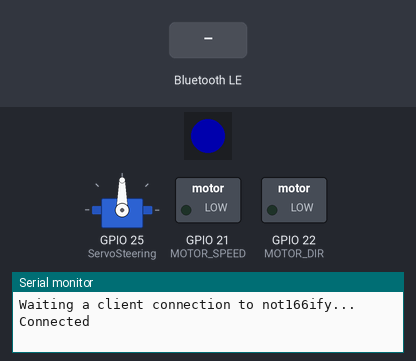
The sketch below on a simulated ESP32. On the bench: 1 RGB LEDs in strip order, left to right, servo, switched loads named in the sketch (green lamp = pin HIGH), the last lines printed to the serial monitor. The inputs (shaded band) are chosen by the test bench. Dim RGB values are drawn brighter than linear; colours are those a GRB WS2812 strip shows for the declared byte order; nothing arrives over Bluetooth unless stated; a phone connects over Bluetooth LE 3 s after start.

Above: at 3.6 s.
3.7 s: Bluetooth LE write "X" received
At 4.3 s:
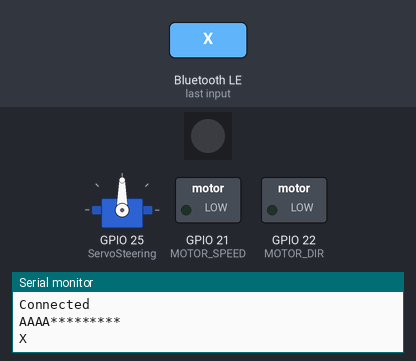
5.2 s: Bluetooth LE write "1" received
At 6.4 s:
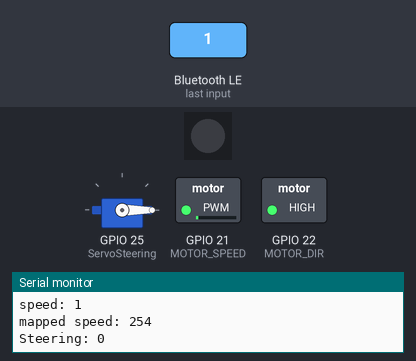
6.7 s: Bluetooth LE write "90" received
At 7.8 s:
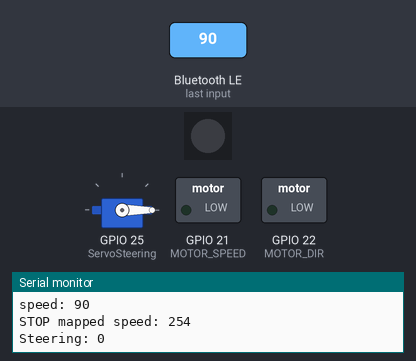
8.2 s: Bluetooth LE write "200" received
At 8.9 s:
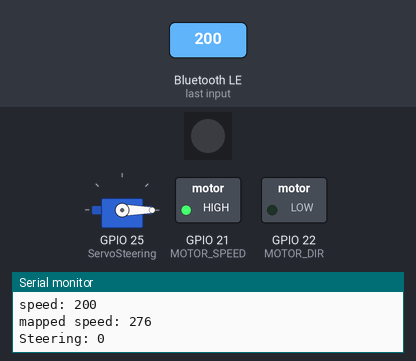
Timing chart, 0 to 10.7 s (numbered marks = the images above; inputs shaded):
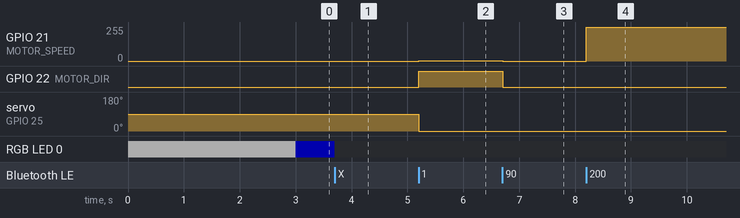

The sketch:

car-v2.ino
```cpp
#include <BLEDevice.h>
#include <BLEServer.h>
#include <BLEUtils.h>
#include <BLE2902.h>
#include <ESP32Servo.h>
#include <FastLED.h>


// How many leds in your strip?
#define NUM_LEDS 1
#define DATA_PIN 27
#define MOTOR_SPEED 21
#define MOTOR_DIR 22
CRGB leds[NUM_LEDS];

// Setting PWM properties
const int freq = 22000;
const int pwmChannel = 14;
const int resolution = 8;
int dutyCycle = 200;


Servo servo1;
Servo servo2;
// Published values for SG90 servos; adjust if needed
int minUs = 1000;
int maxUs = 2000;
//pins
int ServoSpeed = 32;
int ServoSteering = 25;
int pos = 0;      // position in degrees
ESP32PWM pwm;

//Driving global varaibles
int speed_value=0;
int mapped_speed=0;
int steering_value=90;

int counter=0;
BLECharacteristic *pCharacteristic;
bool deviceConnected = false;
uint8_t txValue = 50;

// See the following for generating UUIDs:
// https://www.uuidgenerator.net/

#define SERVICE_UUID           "6E400001-B5A3-F393-E0A9-E50E24DCCA9E" // UART service UUID
#define CHARACTERISTIC_UUID_RX "6E400002-B5A3-F393-E0A9-E50E24DCCA9E"
#define CHARACTERISTIC_UUID_TX "6E400003-B5A3-F393-E0A9-E50E24DCCA9E"

String getValue(String data, char separator, int index)
{
    int found = 0;
    int strIndex[] = { 0, -1 };
    int maxIndex = data.length() - 1;

    for (int i = 0; i <= maxIndex && found <= index; i++) {
        if (data.charAt(i) == separator || i == maxIndex) {
            found++;
            strIndex[0] = strIndex[1] + 1;
            strIndex[1] = (i == maxIndex) ? i+1 : i;
        }
    }
    return found > index ? data.substring(strIndex[0], strIndex[1]) : "";
}

class MyServerCallbacks: public BLEServerCallbacks {
    void onConnect(BLEServer* pServer) {
          Serial.println("Connected");
          leds[0] = CRGB::Blue;
          FastLED.show();
          deviceConnected = true;
    };

    void onDisconnect(BLEServer* pServer) {
      deviceConnected = false;
      leds[0] = CRGB::White;
      FastLED.show();
      delay(500); // give the bluetooth stack the chance to get things ready
      pServer->startAdvertising(); // restart advertising
      Serial.println("start advertising");

        // Start the service
      //pService->start();
      //pServer->getAdvertising()->addServiceUUID(SERVICE_UUID);
      // Start advertising
      //pServer->getAdvertising()->start();
      //Serial.println(pService->getUUID().toString().c_str());
      Serial.println("Waiting a client connection to not166ify...");

    }
};

class MyCallbacks: public BLECharacteristicCallbacks {
    void onWrite(BLECharacteristic *pCharacteristic) {
      std::string rxValue = pCharacteristic->getValue();

        Serial.println("AAAA*********");
        Serial.println(rxValue.c_str());
        if (rxValue[0]=='X')
        {
          //Settings transmition
          if (rxValue[1]=='1')
          {
            //Lights on
            leds[0] = CRGB::Blue;
            FastLED.show();
          }
          else
          {
            //Lights off
            leds[0] = CRGB::Black;
            FastLED.show();
          }
        }
        else
        {
          //Driving data transmition
          String speed_string = getValue(rxValue.c_str(), 'S', 0);
          speed_value = speed_string.toInt();
          Serial.print("speed: ");
          Serial.println(speed_value);
          //servo1.write(speed_value);
          if (speed_value>90)
          {
            //Reverse
            mapped_speed = map(speed_value, 90, 180, 160, 255);
            if (mapped_speed>125)
            {
              digitalWrite( MOTOR_DIR, LOW );
              //analogWrite( MOTOR_SPEED, mapped_speed );
              ledcWrite(pwmChannel, mapped_speed);
            }
            else
            {
              digitalWrite( MOTOR_DIR, LOW );
              ledcWrite(pwmChannel, 0);
            }
          }
          else
          {
            if (speed_value<90)
            {
              //Forward
              mapped_speed = map(speed_value, 0, 90, 255, 160);
              if (mapped_speed>125)
              {
                digitalWrite( MOTOR_DIR, HIGH );
                //analogWrite( MOTOR_SPEED, mapped_speed );
                ledcWrite(pwmChannel, 255-mapped_speed);
              }
              else
              {
                digitalWrite( MOTOR_DIR, LOW );
                ledcWrite(pwmChannel, 0);
              }
            }
            else
            {
              //If=90 -> Stop motor
              //digitalWrite( MOTOR_DIR, HIGH );
              //digitalWrite( MOTOR_SPEED, HIGH );
              digitalWrite( MOTOR_DIR, LOW );
              ledcWrite(pwmChannel, 0);
              //delay(100);
              //digitalWrite( MOTOR_SPEED, HIGH );
              Serial.print("STOP ");
            }
          }

          Serial.print("mapped speed: ");
          Serial.println(mapped_speed);

          String steering_string = getValue(rxValue.c_str(), 'S', 1);
          Serial.println(steering_string);

          int steering_int = steering_string.toInt() ;

          //maybe map steering?
          //steering_value = map(acc_int*1, -100, 100, 0, 180);

          Serial.print("Steering: ");
          Serial.println(steering_int);

          servo2.write(steering_int);
        }


    }
};


void setup() {
  Serial.begin(115200);
  pinMode(MOTOR_SPEED,OUTPUT);
  pinMode(MOTOR_DIR,OUTPUT);

  // configure LED PWM functionalitites
  ledcSetup(pwmChannel, freq, resolution);
  // attach the channel to the GPIO to be controlled
  ledcAttachPin(MOTOR_SPEED, pwmChannel);


  FastLED.addLeds<WS2812B, 27>(leds, NUM_LEDS);  // GRB ordering is assumed
  FastLED.setBrightness(50);
  leds[0] = CRGB::White;
  FastLED.show();
  // Create the BLE Device
  BLEDevice::init("PR*Honda Civic Type R*002"); // Name must not be longer than 5 chars!!!

  // Create the BLE Server
  BLEServer *pServer = BLEDevice::createServer();
  pServer->setCallbacks(new MyServerCallbacks());

  // Create the BLE Service
  BLEService *pService = pServer->createService(SERVICE_UUID);

  // Create a BLE Characteristic
  pCharacteristic = pService->createCharacteristic(
                      CHARACTERISTIC_UUID_TX,
                      BLECharacteristic::PROPERTY_NOTIFY|BLECharacteristic::PROPERTY_READ|BLECharacteristic::PROPERTY_WRITE_NR
                    );

  BLE2902 *desc = new BLE2902();
  desc->setNotifications(true);
  pCharacteristic->addDescriptor(desc);

  BLECharacteristic *pCharacteristic = pService->createCharacteristic(
                                         CHARACTERISTIC_UUID_RX,
                                         BLECharacteristic::PROPERTY_WRITE_NR
                                       );
  pCharacteristic->setReadProperty(true);
  pCharacteristic->setCallbacks(new MyCallbacks());

  // Start the service
  pService->start();
  pServer->getAdvertising()->addServiceUUID(SERVICE_UUID);
  // Start advertising
  pServer->getAdvertising()->start();
  Serial.println(pService->getUUID().toString().c_str());
  Serial.println("Waiting a client connection to not166ify...");


  //Servos
  // Allow allocation of all timers
  ESP32PWM::allocateTimer(0);
  ESP32PWM::allocateTimer(1);
  //ESP32PWM::allocateTimer(2);
  //ESP32PWM::allocateTimer(3);
  Serial.begin(115200);
  //servo1.setPeriodHertz(50);      // Standard 50hz servo
  servo2.setPeriodHertz(50);      // Standard 50hz servo
  //servo1.setPeriodHertz(50);      // Standard 50hz servo
  //servo1.attach(ServoSpeed, minUs, maxUs);
  servo2.attach(ServoSteering, minUs, maxUs);
  pwm.attachPin(27, 10000);//10khz
  //servo1.write(90);
  //Stop motor
  digitalWrite( MOTOR_DIR, LOW );
  digitalWrite( MOTOR_SPEED, LOW );

  //delay(1000);
  //servo1.write(90);
  //delay(1000);
  //servo1.write(180);


}

void loop() {

  //if (deviceConnected) {}
  delay(1);
}
```

Measured:
- after the input at 3.7 s, RGB LED 0: RGB(0, 0, 50) → off at once
- after the input at 5.2 s, GPIO 21 (MOTOR_SPEED): 0/255 → 1/255 at once; GPIO 22 (MOTOR_DIR): LOW → HIGH at once; servo on GPIO 25 (ServoSteering): 90° → 0° at once
- after the input at 6.7 s, GPIO 21 (MOTOR_SPEED): 1/255 → 0/255 at once; GPIO 22 (MOTOR_DIR): HIGH → LOW at once
- after the input at 8.2 s, GPIO 21 (MOTOR_SPEED): 0/255 → 255/255 at once
